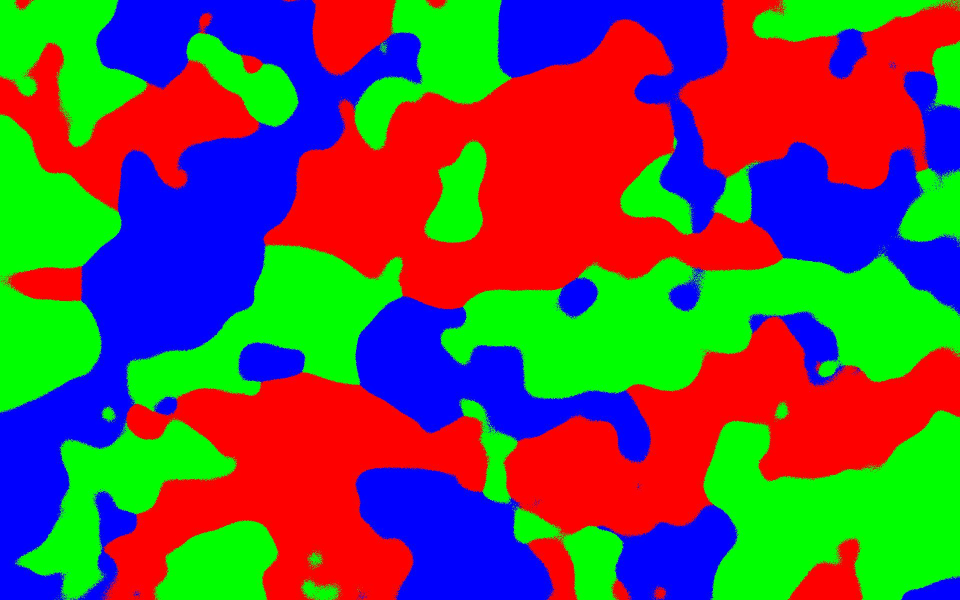
#> input picture RGB Topo 3.JPG, 1920 x 1200 px, given in place of 20060103_112545_005756A-4.5_E-60_I-200.jpg, which was not available (shown at 1/2 size)
$ python voronoiVanImage.py
#> lines starting #> are read from the running program, lines starting #| are printed output that depends on the picture; pictures that were not available may be replaced by others from this repository, and a replacement may not be noted
# van : https://github.com/Stunkymonkey/voronoi-image/blob/master/voronoi-image.py
import numpy as np
from scipy.spatial import Voronoi, voronoi_plot_2d
from PIL import Image, ImageDraw
import os
from datetime import datetime
from optparse import OptionParser
import random

img_path = '/home/willem/Pictures/PictureStore/2006/20060103_112545_005756A-4.5_E-60_I-200.jpg'
num_cells = 800

# [18 lines of commented-out code are left out]

def scale_points(points, width, height):
    """
    scale the points to the size of the image
    """
    scaled_points = []
    for x, y in points:
        x = x * width
        y = y * height
        scaled_points.append([x, y])
    return scaled_points


def generate_voronoi_diagram(num_cells, width, height):
    """
    generate voronoi diagramm as polygons
    """
    # make up data points
    points = np.random.rand(num_cells - 4, 2)
    default = np.array([np.array([0., 0.]), np.array(
        [1., 0.]), np.array([0., 1.]), np.array([1., 1.])])
    points = np.concatenate((points, default), axis=0)
    # print (points)

    # scale them
    points = scale_points(points, width, height)
    # print (points)

    # compute Voronoi tesselation
    vor = Voronoi(points)

    # plot
    voronoi_plot_2d(vor)

    return vor, points


def get_color_of_point(point, rgb_im, width, height):
    """
    get the color of specific point
    """
    x = int(point[0])
    y = int(point[1])
    new_point = (x, y)

    try:
        return rgb_im.getpixel(new_point)
    except:
        # unsure if this is needed
        new_point = list(new_point)
        if (new_point[0] == width):
            new_point[0] -= 1
        if (new_point[1] == height):
            new_point[1] -= 1
        new_point = tuple(new_point)
        # print("new point = " + str(new_point) + "\n")
        return rgb_im.getpixel(new_point)


def makeup_polygons(draw, num_cells, width, height, rgb_im):
    """
    makeup and draw polygons
    """
    # print("calculating diagramm")
    voronoi, points = generate_voronoi_diagram(num_cells, width, height)

    for point, index in zip(points, voronoi.point_region):
        # getting the region of the given point
        region = voronoi.regions[index]

        # gettings the points ind arrays
        polygon = list()
        for i in region:
            # if vektor is out of plot do not add
            if i != -1:
                polygon.append(voronoi.vertices[i])

        # make tuples of the points
        polygon_tuples = list()
        for l in polygon:
            polygon_tuples.append(tuple(l))

        rgb = (0, 0, 0)

        # getting colors of the middle point
        rgb = get_color_of_point(point, rgb_im, width, height)

        # drawing the calculated polygon with the color of the middle point
        if polygon and polygon_tuples:
            draw.polygon(polygon_tuples, rgb)


"""
make image out of the old image
"""

try:
    im = Image.open(img_path).convert('RGB')
#> im is the input picture: PIL image 1920x1200 RGB; mean R, G, B 98, 84.1, 73.3
except (FileNotFoundError):
    print("Image not found")
    quit()
rgb_im = im.convert('RGB')
width, height = im.size
#> width = 1920; height = 1200

if (num_cells > ((width * height) / 10)):
    print("Sorry your image ist too small, or you want to many polygons.")
    quit()
if num_cells <= 5:
    print("you have to have more than 5 cells")
    quit()

image = Image.new("RGB", (width, height))
#> image: PIL image 1920x1200 RGB; every value is 0
draw = ImageDraw.Draw(image)

makeup_polygons(draw, num_cells, width, height, rgb_im)
#> the loop in makeup_polygons, `for point, index in zip(points, voronoi.point_region):` made 800 passes
#> rgb on passes 1 to 3: (0, 0, 254), (0, 255, 1), (0, 0, 254)

path, imagename = os.path.split(img_path)
imagename = imagename.replace(".jpg", "")
    # print (imagename)
nieuweImagePad = path + "/" + imagename + "-voronoi" + str(num_cells) + ".jpg"

print(nieuweImagePad)

image.save(nieuweImagePad , "JPEG")
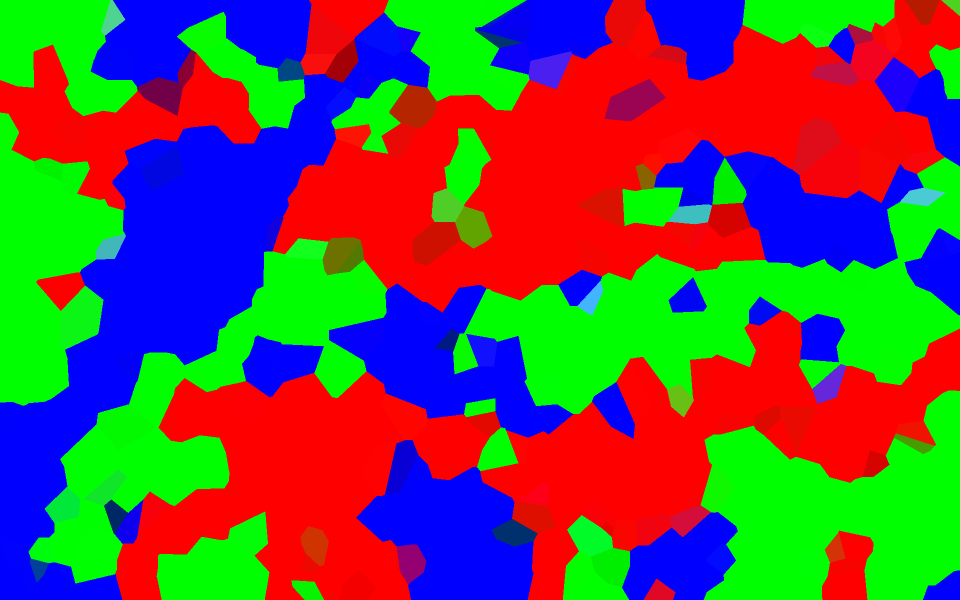
#> saved as 20060103_112545_005756A-4.5_E-60_I-200-voronoi800.jpg: PIL image 1920x1200 RGB (shown at 1/2 size); mean R, G, B 98.9, 84.5, 72
# image.show()

$ run again, on RGB Topo 3 20180712 174224.JPG
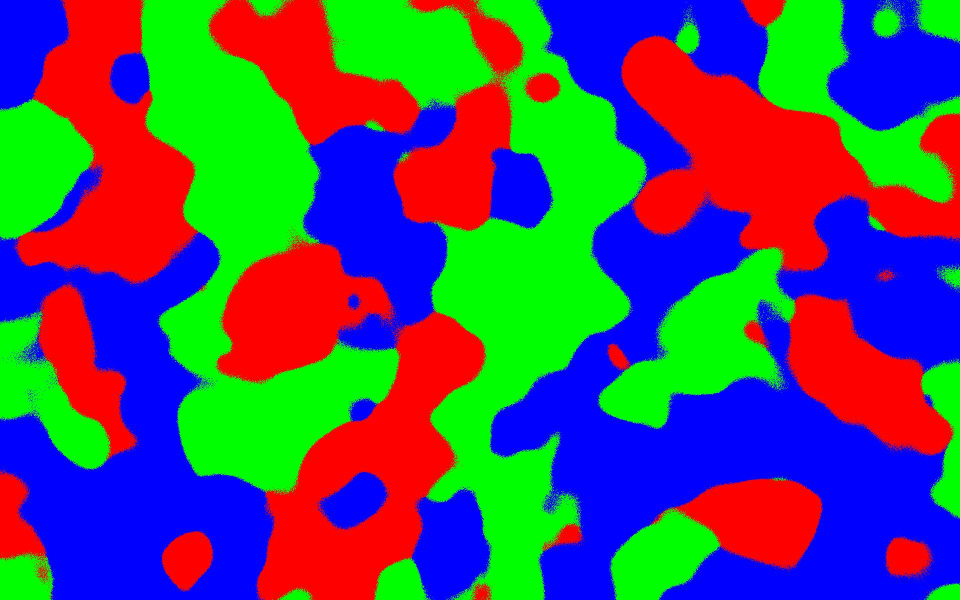
#> input picture RGB Topo 3 20180712 174224.JPG, 1920 x 1200 px, given in place of 20060103_112545_005756A-4.5_E-60_I-200.jpg, which was not available (shown at 1/2 size)
#> im is the input picture: PIL image 1920x1200 RGB; mean R, G, B 77.1, 82.1, 96.6
#> image: PIL image 1920x1200 RGB; every value is 0
#> the loop in makeup_polygons, `for point, index in zip(points, voronoi.point_region):` made 800 passes
#> rgb on passes 1 to 3: (0, 0, 254), (0, 255, 1), (254, 0, 0)
#> `image.save(nieuweImagePad , "JPEG")`:
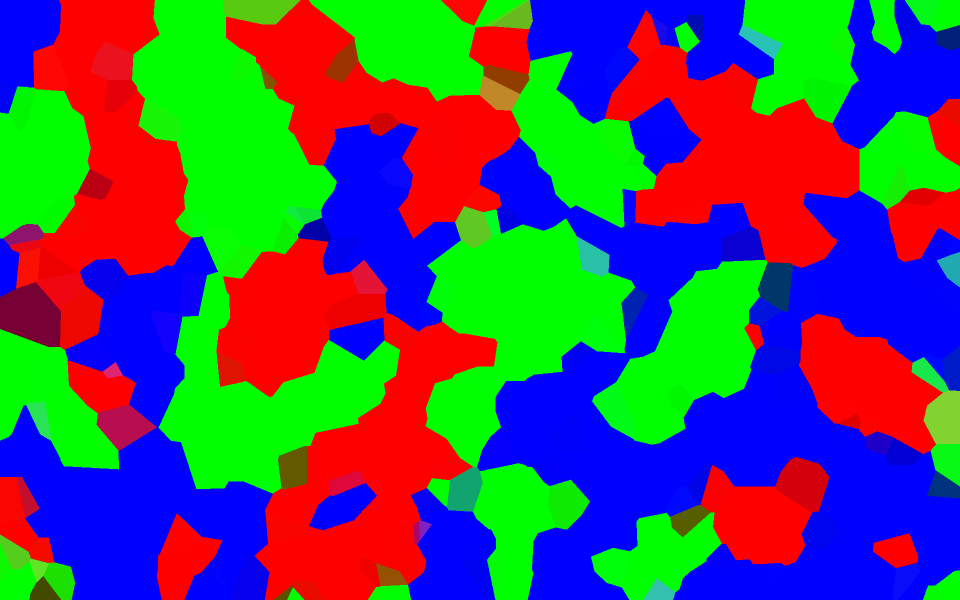
#> saved as 20060103_112545_005756A-4.5_E-60_I-200-voronoi800.jpg: PIL image 1920x1200 RGB (shown at 1/2 size); mean R, G, B 77.8, 83.1, 94.1

$ run again, on RGB Topo 3 20180712 175035.JPG
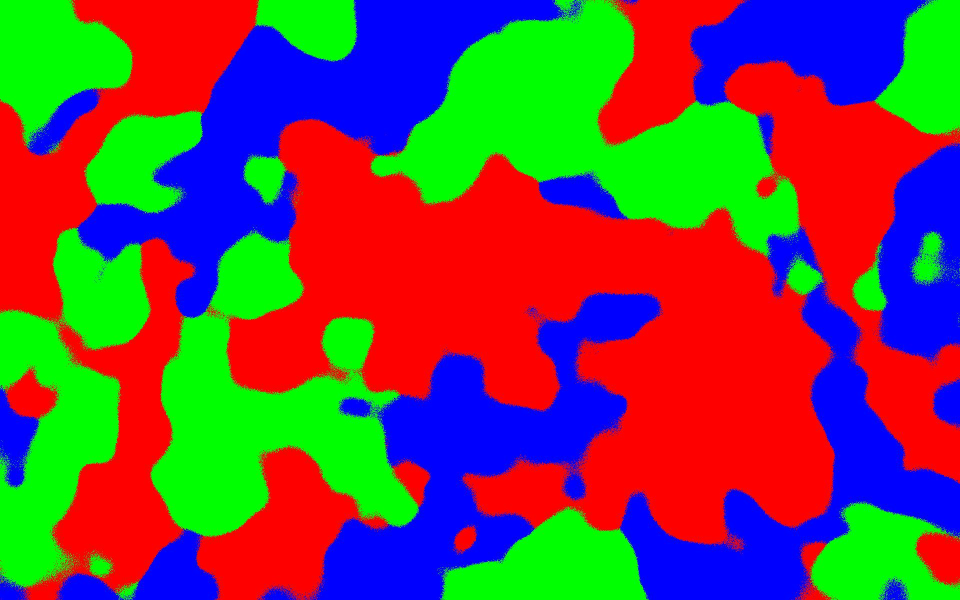
#> input picture RGB Topo 3 20180712 175035.JPG, 1920 x 1200 px, given in place of 20060103_112545_005756A-4.5_E-60_I-200.jpg, which was not available (shown at 1/2 size)
#> im is the input picture: PIL image 1920x1200 RGB; mean R, G, B 109, 76.1, 70.5
#> image: PIL image 1920x1200 RGB; every value is 0
#> the loop in makeup_polygons, `for point, index in zip(points, voronoi.point_region):` made 800 passes
#> rgb on passes 1 to 3: (0, 0, 254), (0, 0, 254), (254, 0, 0)
#> `image.save(nieuweImagePad , "JPEG")`:
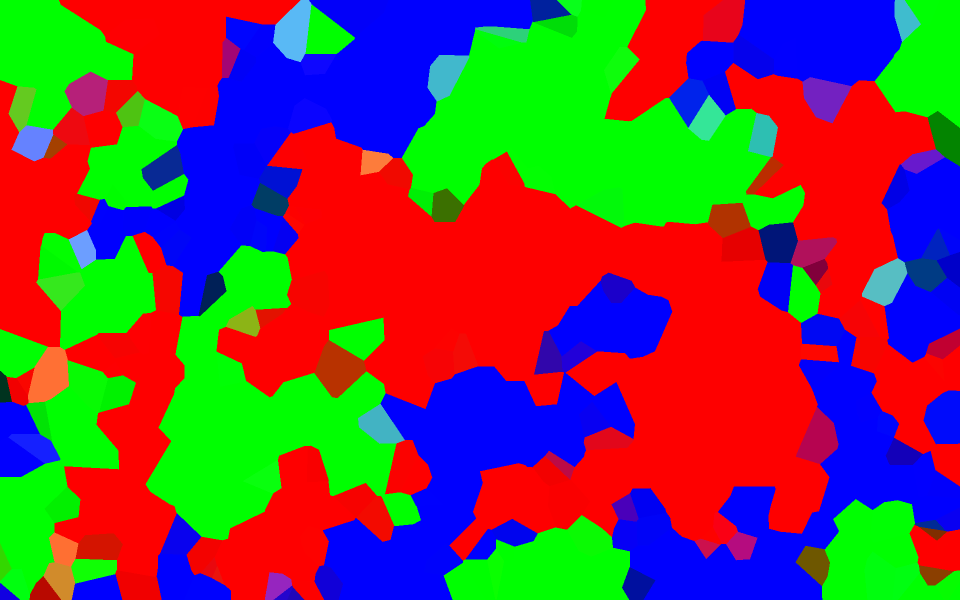
#> saved as 20060103_112545_005756A-4.5_E-60_I-200-voronoi800.jpg: PIL image 1920x1200 RGB (shown at 1/2 size); mean R, G, B 110, 74.5, 73.9
